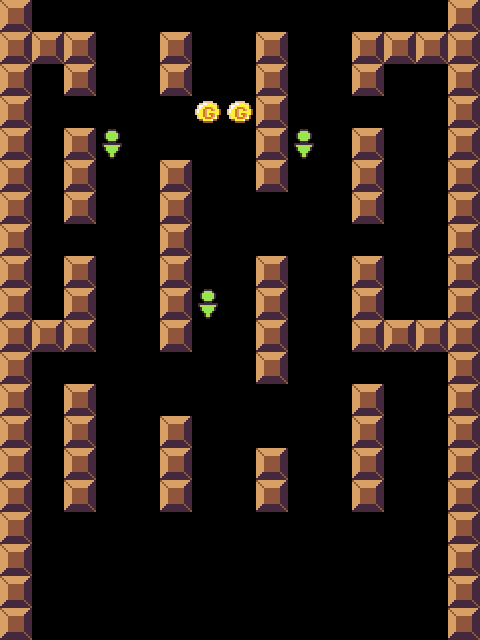

Below is a game level as drawn by its tile map, then a one-line description and the .tmx file that defines it, in full:
An orthogonal 15x20 tile map with 32x32 px tiles, 1 tile layer (object).

<map version="1.0" orientation="orthogonal" renderorder="right-down" width="15" height="20" tilewidth="32" tileheight="32" nextobjectid="1">
 <tileset firstgid="1" name="tileset" tilewidth="32" tileheight="32" tilecount="64" columns="8">
  <image source="tileset.png" width="256" height="256" />
 </tileset>
 <layer name="object" width="15" height="20">
  <data encoding="csv">
1,0,0,0,0,0,0,0,0,0,0,0,0,0,1,
1,1,1,0,0,1,0,0,1,0,0,1,1,1,1,
1,0,1,0,0,1,0,0,1,0,0,1,0,0,1,
1,0,0,0,0,0,10,10,1,0,0,0,0,0,1,
1,0,1,9,0,0,0,0,1,9,0,1,0,0,1,
1,0,1,0,0,1,0,0,1,0,0,1,0,0,1,
1,0,1,0,0,1,0,0,0,0,0,1,0,0,1,
1,0,0,0,0,1,0,0,0,0,0,0,0,0,1,
1,0,1,0,0,1,0,0,1,0,0,1,0,0,1,
1,0,1,0,0,1,9,0,1,0,0,1,0,0,1,
1,1,1,0,0,1,0,0,1,0,0,1,1,1,1,
1,0,0,0,0,0,0,0,1,0,0,0,0,0,1,
1,0,1,0,0,0,0,0,0,0,0,1,0,0,1,
1,0,1,0,0,1,0,0,0,0,0,1,0,0,1,
1,0,1,0,0,1,0,0,1,0,0,1,0,0,1,
1,0,1,0,0,1,0,0,1,0,0,1,0,0,1,
1,0,0,0,0,0,0,0,0,0,0,0,0,0,1,
1,0,0,0,0,0,0,0,0,0,0,0,0,0,1,
1,0,0,0,0,0,0,0,0,0,0,0,0,0,1,
1,0,0,0,0,0,0,0,0,0,0,0,0,0,1
</data>
 </layer>
</map>
